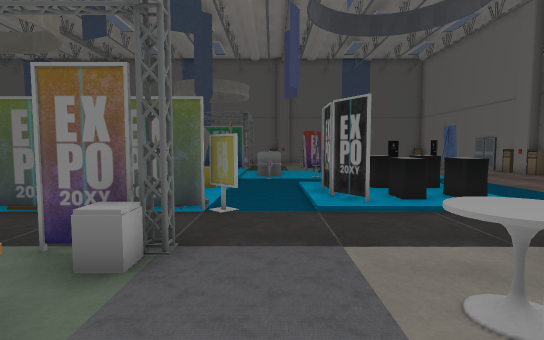
[1] (above)

21 first-person views from a walk through a Unity game level. The camera is 1.4 m above the floor, tilts 4° down and sees 80° across. The floor is counted in squares, 1 m on a side. Each view is taken from the middle of a square. On the plan, view 1 faces up. The plan holds only what a view shows up to about 15 squares ahead; the rest is blank. The place goes on beyond the plan. Some surface patterns are stand-ins.

[2]
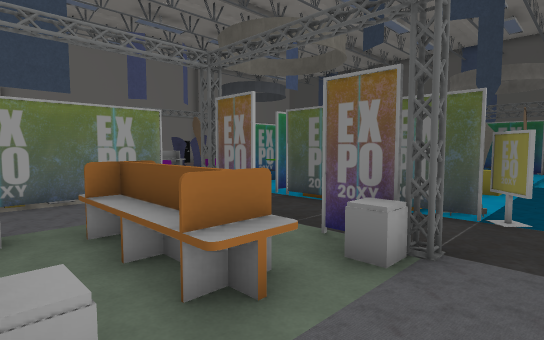

[3]
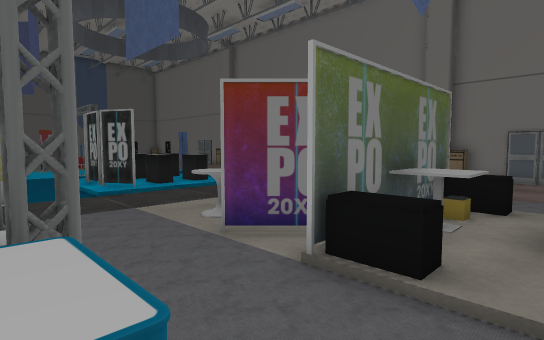

[4]
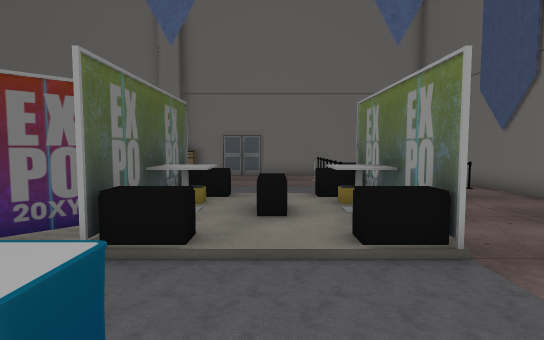

[5]
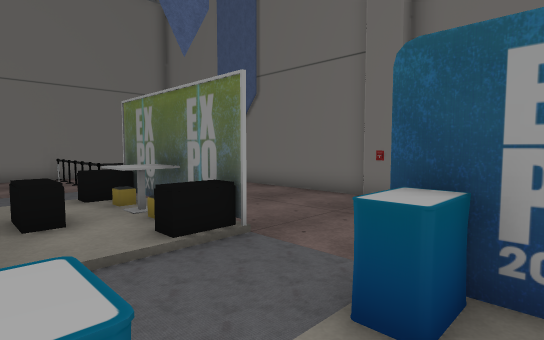

[6]
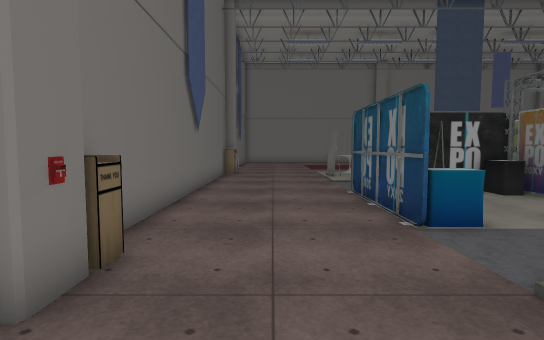

[7]
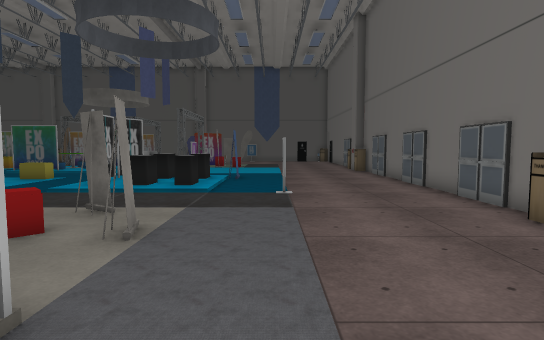

[8]
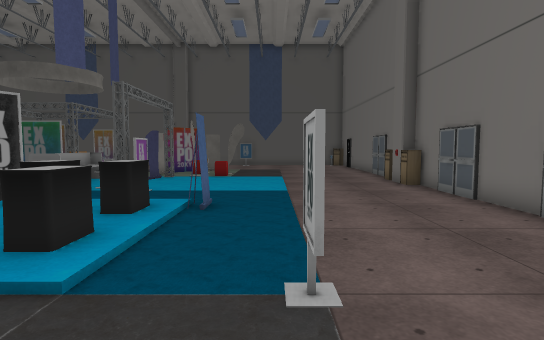

[9]
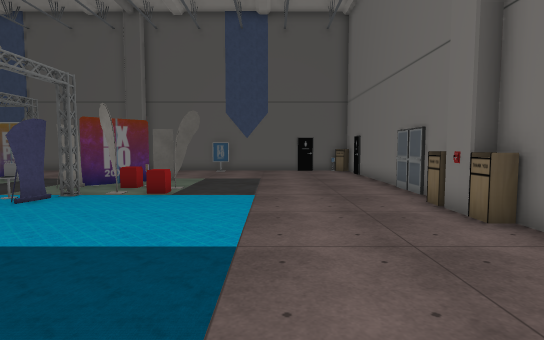

[10]
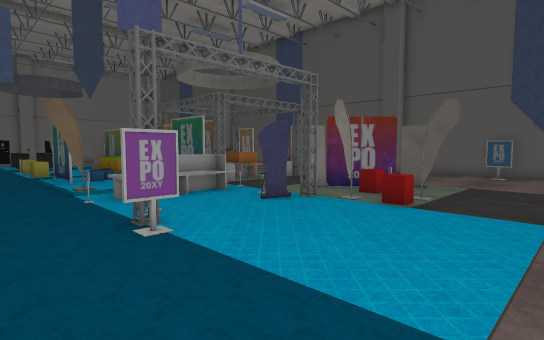

[11]
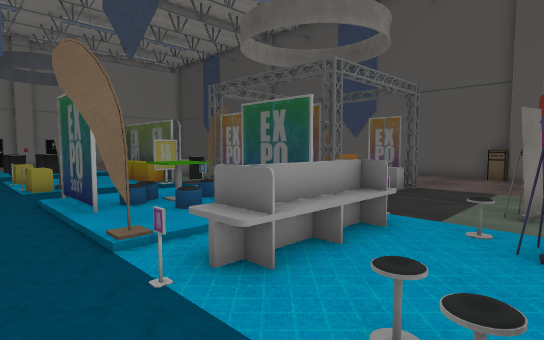

[12]
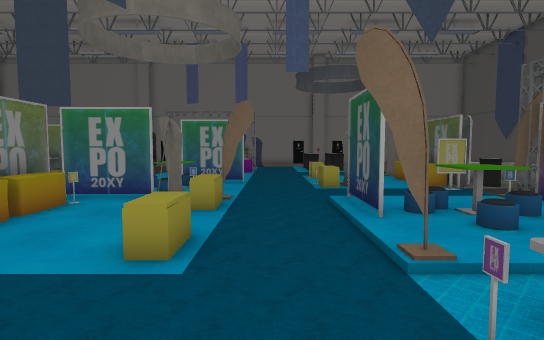

[13]
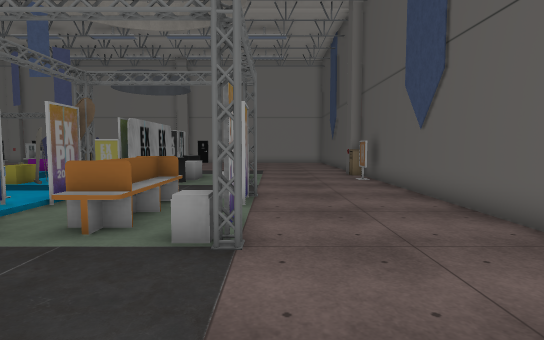

[14]
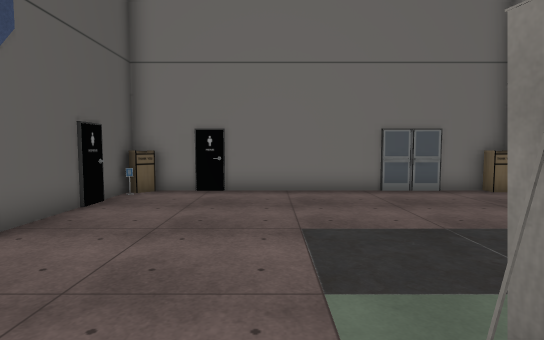

[15]
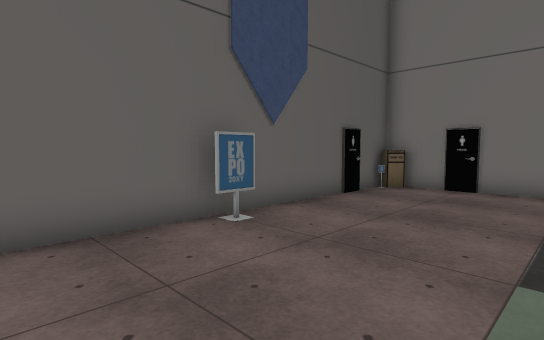

[16]
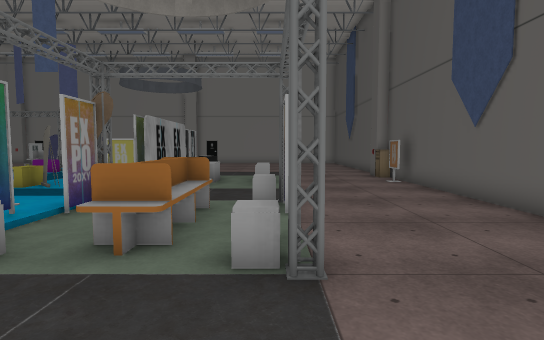

[17]
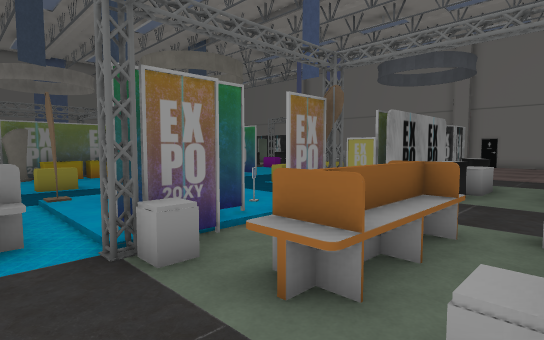

[18]
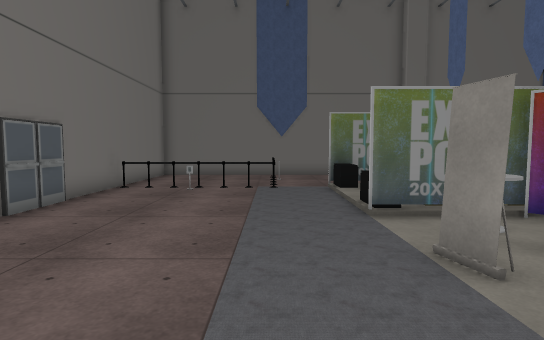

[19]
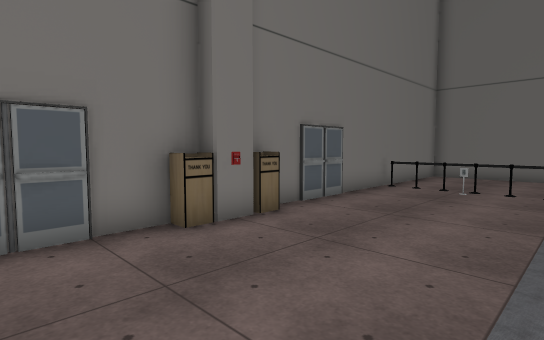

[20]
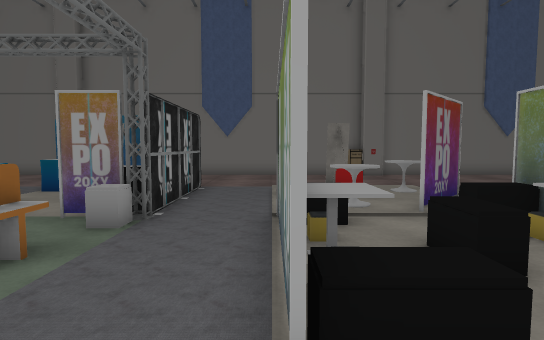

[21]
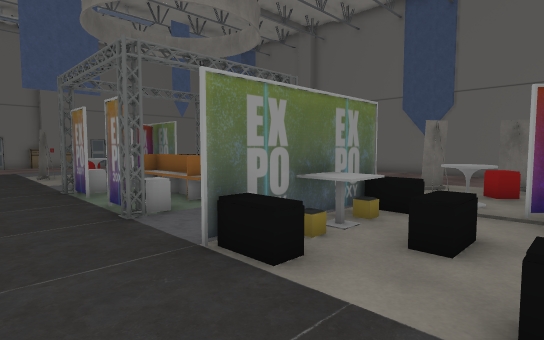

### Floor plan
Key: @ floor where view 1 was taken; # wall or solid block; . floor; / step, stairs or slope; B banner; I bin; O other object.
Columns run from 13 left of view 1 to 14 right of it. Each row starts with its distance up from view 1.
 30  ###########################
 29 I##..........IO....O......I#
 28 ...........................#
 27 ...........................#
 26  .............. ...........#
 25  .............. ...........#
 24  OO  ..OO OOO... O ........#
 23  OO ...     ... OO ........#
 22  OO ...OOOOO...OOO ........#
 21 OOOOO       ...O O O......##
 20 OOOOO. OO OO...   OO......##
 19 OOOOO..  OOOOO.OB..........#
 18      ..     OO..B.........I#
 17     ...      O............O#
 16    OO..     OO............I#
 15 O  OO..OOO  .O.OO..........#
 14 ................OO........##
 13 ..........................##
 12 ..O...OO..OO../ ///B.......#
 11   O    OO OO../OOOO/.......#
 10   O    O    ../OOOO/......##
  9       O     ../OOOO/......##
  8       OOOOOO../OOOO/.......#
  7 . O...OOOOOOO.//////.#.....#
  6   ........................##
  5   ........................##
  4    OO..OO OOO..  O ........#
  3     O..     ...O   .......I#
  2  OO O..OOOOO...O O O......O#
  1  OO O..     ..OO OO.......I#
  0 O  OO..OO OOO@.OOOO........#
 -1 OOO....O  OO..OOOOOO......##
 -2 O.OO...O  .O../   O/......##
 -3 OOO.O..OO ..../ OO./.......#
 -4 O.OOO..O   O../   O/.......#
 -5  OO....OOOOO..OOOOOO..OOOOO#
 -6   ...............  ..O.....#
 -7   ................ .. .....#
 -8   ................... .....#
 -9   ................... .....#
-10   ...........IO......O.....#
-11   ##########################

Positions as (right, up) in squares from view 1, and headings:
1: (0, 0), facing up
2: (0, 0), facing up-left
3: (-2, -3), facing up-right
4: (-3, -3), facing right
5: (-3, -2), facing down-right
6: (4, -8), facing left
7: (8, -3), facing up
8: (8, 4), facing up
9: (9, 10), facing up
10: (9, 12), facing up-left
11: (3, 13), facing up-left
12: (2, 13), facing left
13: (3, 25), facing left
14: (3, 25), facing right
15: (2, 24), facing up-right
16: (2, 24), facing left
17: (0, 24), facing down-left
18: (8, 6), facing down
19: (8, 6), facing down-right
20: (-9, 6), facing down
21: (-13, 7), facing down-right
